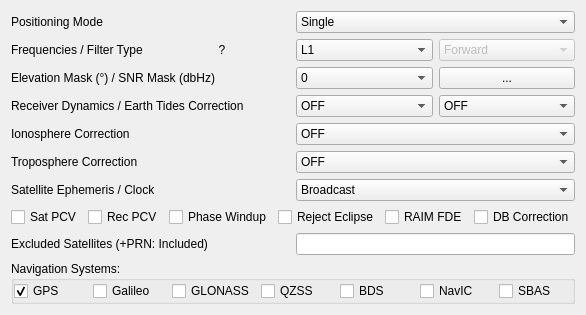
     <widget class="QWidget" name="TabSheet1">
      <property name="toolTip">
       <string/>
      </property>
      <attribute name="title">
       <string>Setting&amp;1</string>
      </attribute>
      <layout class="QGridLayout" name="gridLayout">
       <item row="6" column="2" colspan="2">
        <widget class="QComboBox" name="cBTroposphereOption">
         <property name="toolTip">
          <string>&lt;html&gt;&lt;head/&gt;&lt;body&gt;&lt;p&gt;Define troposhere correction method (option: &lt;span style=&quot; font-style:italic;&quot;&gt;pos1-tropopt&lt;/span&gt;)&lt;/p&gt;&lt;/body&gt;&lt;/html&gt;</string>
         </property>
         <item>
          <property name="text">
           <string>OFF</string>
          </property>
         </item>
         <item>
          <property name="text">
           <string>Saastamoinen</string>
          </property>
         </item>
         <item>
          <property name="text">
           <string>SBAS</string>
          </property>
         </item>
         <item>
          <property name="text">
           <string>Estimate ZTD</string>
          </property>
         </item>
         <item>
          <property name="text">
           <string>Estimate ZTD+Grad</string>
          </property>
         </item>
        </widget>
       </item>
       <item row="1" column="0">
        <widget class="QLabel" name="lblFrequency">
         <property name="toolTip">
          <string/>
         </property>
         <property name="text">
          <string>Frequencies / Filter Type</string>
         </property>
        </widget>
       </item>
       <item row="5" column="2" colspan="2">
        <widget class="QComboBox" name="cBIonosphereOption">
         <property name="toolTip">
          <string>&lt;html&gt;&lt;head/&gt;&lt;body&gt;&lt;p&gt;Define ionosphere correction method (option: &lt;span style=&quot; font-style:italic;&quot;&gt;pos1-ionoopt&lt;/span&gt;)&lt;/p&gt;&lt;/body&gt;&lt;/html&gt;</string>
         </property>
         <item>
          <property name="text">
           <string>OFF</string>
          </property>
         </item>
         <item>
          <property name="text">
           <string>Broadcast</string>
          </property>
         </item>
         <item>
          <property name="text">
           <string>SBAS</string>
          </property>
         </item>
         <item>
          <property name="text">
           <string>Iono-Free LC</string>
          </property>
         </item>
         <item>
          <property name="text">
           <string>Estimate STEC</string>
          </property>
         </item>
         <item>
          <property name="text">
           <string>IONEX TEC</string>
          </property>
         </item>
         <item>
          <property name="text">
           <string>QZSS Broadcast</string>
          </property>
         </item>
        </widget>
       </item>
       <item row="4" column="2">
        <widget class="QComboBox" name="cBDynamicModel">
         <property name="toolTip">
          <string>&lt;html&gt;&lt;head/&gt;&lt;body&gt;&lt;p&gt;Use dynamic model for rover (option: &lt;span style=&quot; font-style:italic;&quot;&gt;pos1-dynamics&lt;/span&gt;).&lt;/p&gt;&lt;p&gt;Only applicable to DGPS/DGNSS or kinematic modes.&lt;/p&gt;&lt;/body&gt;&lt;/html&gt;</string>
         </property>
         <item>
          <property name="text">
           <string>OFF</string>
          </property>
         </item>
         <item>
          <property name="text">
           <string>ON</string>
          </property>
         </item>
        </widget>
       </item>
       <item row="1" column="2">
        <widget class="QComboBox" name="cBFrequencies">
         <property name="toolTip">
          <string>&lt;html&gt;&lt;head/&gt;&lt;body&gt;&lt;p&gt;Used carrier frequencies (option: &lt;span style=&quot; font-style:italic;&quot;&gt;pos1-frequency&lt;/span&gt;)&lt;/p&gt;&lt;/body&gt;&lt;/html&gt;</string>
         </property>
         <item>
          <property name="text">
           <string>L1</string>
          </property>
         </item>
         <item>
          <property name="text">
           <string>L1+L2</string>
          </property>
         </item>
        </widget>
       </item>
       <item row="7" column="2" colspan="2">
        <widget class="QComboBox" name="cBSatelliteEphemeris">
         <property name="toolTip">
          <string>&lt;html&gt;&lt;head/&gt;&lt;body&gt;&lt;p&gt;Set the type of satellite ephemeris (option: &lt;span style=&quot; font-style:italic;&quot;&gt;pos1-sateph&lt;/span&gt;)&lt;/p&gt;&lt;/body&gt;&lt;/html&gt;</string>
         </property>
         <item>
          <property name="text">
           <string>Broadcast</string>
          </property>
         </item>
         <item>
          <property name="text">
           <string>Precise</string>
          </property>
         </item>
         <item>
          <property name="text">
           <string>Broadcast+SBAS</string>
          </property>
         </item>
         <item>
          <property name="text">
           <string>Broadcast+SSR APC</string>
          </property>
         </item>
         <item>
          <property name="text">
           <string>Broadcast+SSR CoM</string>
          </property>
         </item>
         <item>
          <property name="text">
           <string>QZSS LEX</string>
          </property>
         </item>
        </widget>
       </item>
       <item row="4" column="3">
        <widget class="QComboBox" name="cBTideCorrection">
         <property name="toolTip">
          <string>&lt;html&gt;&lt;head/&gt;&lt;body&gt;&lt;p&gt;Enable Earth tide correction (option: &lt;span style=&quot; font-style:italic;&quot;&gt;pos1-tidecorr&lt;/span&gt;).&lt;/p&gt;&lt;p&gt;For pole tides an EOP data file has to be specified.&lt;/p&gt;&lt;p&gt;For ocean tide loading an OTL BLQ file has to be given.&lt;/p&gt;&lt;/body&gt;&lt;/html&gt;</string>
         </property>
         <item>
          <property name="text">
           <string>OFF</string>
          </property>
         </item>
         <item>
          <property name="text">
           <string>Solid</string>
          </property>
         </item>
        </widget>
       </item>
       <item row="0" column="0">
        <widget class="QLabel" name="lblPosMode">
         <property name="toolTip">
          <string/>
         </property>
         <property name="text">
          <string>Positioning Mode</string>
         </property>
        </widget>
       </item>
       <item row="1" column="1">
        <widget class="QPushButton" name="btnFrequencies">
         <property name="toolTip">
          <string>Show frequency table</string>
         </property>
         <property name="text">
          <string>?</string>
         </property>
         <property name="flat">
          <bool>true</bool>
         </property>
        </widget>
       </item>
       <item row="11" column="0" colspan="4">
        <widget class="QGroupBox" name="groupBox">
         <property name="sizePolicy">
          <sizepolicy hsizetype="Preferred" vsizetype="Fixed">
           <horstretch>0</horstretch>
           <verstretch>0</verstretch>
          </sizepolicy>
         </property>
         <property name="title">
          <string>Navigation Systems:</string>
         </property>
         <layout class="QHBoxLayout" name="horizontalLayout_4">
          <property name="leftMargin">
           <number>0</number>
          </property>
          <property name="topMargin">
           <number>0</number>
          </property>
          <property name="rightMargin">
           <number>0</number>
          </property>
          <property name="bottomMargin">
           <number>0</number>
          </property>
          <item>
           <widget class="QCheckBox" name="cBNavSys1">
            <property name="toolTip">
             <string/>
            </property>
            <property name="text">
             <string>GPS</string>
            </property>
            <property name="checked">
             <bool>true</bool>
            </property>
           </widget>
          </item>
          <item>
           <widget class="QCheckBox" name="cBNavSys3">
            <property name="toolTip">
             <string/>
            </property>
            <property name="text">
             <string>Galileo</string>
            </property>
           </widget>
          </item>
          <item>
           <widget class="QCheckBox" name="cBNavSys2">
            <property name="toolTip">
             <string/>
            </property>
            <property name="text">
             <string>GLONASS</string>
            </property>
           </widget>
          </item>
          <item>
           <widget class="QCheckBox" name="cBNavSys4">
            <property name="toolTip">
             <string/>
            </property>
            <property name="text">
             <string>QZSS</string>
            </property>
           </widget>
          </item>
          <item>
           <widget class="QCheckBox" name="cBNavSys6">
            <property name="toolTip">
             <string/>
            </property>
            <property name="text">
             <string>BDS</string>
            </property>
           </widget>
          </item>
          <item>
           <widget class="QCheckBox" name="cBNavSys7">
            <property name="text">
             <string>NavIC</string>
            </property>
           </widget>
          </item>
          <item>
           <widget class="QCheckBox" name="cBNavSys5">
            <property name="toolTip">
             <string/>
            </property>
            <property name="text">
             <string>SBAS</string>
            </property>
           </widget>
          </item>
         </layout>
        </widget>
       </item>
       <item row="6" column="0" colspan="2">
        <widget class="QLabel" name="Label9">
         <property name="toolTip">
          <string/>
         </property>
         <property name="text">
          <string>Troposphere Correction</string>
         </property>
        </widget>
       </item>
       <item row="0" column="2" colspan="2">
        <widget class="QComboBox" name="cBPositionMode">
         <property name="toolTip">
          <string>&lt;html&gt;&lt;head/&gt;&lt;body&gt;&lt;p&gt;Positioning Mode (option: &lt;span style=&quot; font-style:italic;&quot;&gt;pos1-posmode&lt;/span&gt;) &lt;/p&gt;&lt;/body&gt;&lt;/html&gt;</string>
         </property>
         <item>
          <property name="text">
           <string>Single</string>
          </property>
         </item>
         <item>
          <property name="text">
           <string>DGPS/DGNSS</string>
          </property>
         </item>
         <item>
          <property name="text">
           <string>Kinematic</string>
          </property>
         </item>
         <item>
          <property name="text">
           <string>Static</string>
          </property>
         </item>
         <item>
          <property name="text">
           <string>Static-Start</string>
          </property>
         </item>
         <item>
          <property name="text">
           <string>Moving-Base</string>
          </property>
         </item>
         <item>
          <property name="text">
           <string>Fixed</string>
          </property>
         </item>
         <item>
          <property name="text">
           <string>PPP Kinematic</string>
          </property>
         </item>
         <item>
          <property name="text">
           <string>PPP Static</string>
          </property>
         </item>
         <item>
          <property name="text">
           <string>PPP Fixed</string>
          </property>
         </item>
        </widget>
       </item>
       <item row="8" column="0" colspan="4">
        <widget class="QWidget" name="widget_4" native="true">
         <property name="sizePolicy">
          <sizepolicy hsizetype="Preferred" vsizetype="Fixed">
           <horstretch>0</horstretch>
           <verstretch>0</verstretch>
          </sizepolicy>
         </property>
         <layout class="QHBoxLayout" name="horizontalLayout_3">
          <property name="leftMargin">
           <number>0</number>
          </property>
          <property name="topMargin">
           <number>0</number>
          </property>
          <property name="rightMargin">
           <number>0</number>
          </property>
          <property name="bottomMargin">
           <number>0</number>
          </property>
          <item>
           <widget class="QCheckBox" name="cBPositionOption1">
            <property name="toolTip">
             <string>&lt;html&gt;&lt;head/&gt;&lt;body&gt;&lt;p&gt;Apply phase center variation to satellite (option: &lt;span style=&quot; font-style:italic;&quot;&gt;pos1-posopt1&lt;/span&gt;). &lt;/p&gt;&lt;p&gt;A &amp;quot;Satellite Antenna PCV Fileʺ has to be specified in the &amp;quot;Files&amp;quot; tab.&lt;/p&gt;&lt;/body&gt;&lt;/html&gt;</string>
            </property>
            <property name="text">
             <string>Sat PCV</string>
            </property>
           </widget>
          </item>
          <item>
           <widget class="QCheckBox" name="cBPositionOption2">
            <property name="toolTip">
             <string>&lt;html&gt;&lt;head/&gt;&lt;body&gt;&lt;p&gt;Apply phase center variation to receiver (option: &lt;span style=&quot; font-style:italic;&quot;&gt;pos1-posopt2&lt;/span&gt;). &lt;/p&gt;&lt;p&gt;A &amp;quot;Receiver Antenna PCV Fileʺ has to be specified in the &amp;quot;Files&amp;quot; tab.&lt;/p&gt;&lt;/body&gt;&lt;/html&gt;</string>
            </property>
            <property name="text">
             <string>Rec PCV</string>
            </property>
           </widget>
          </item>
          <item>
           <widget class="QCheckBox" name="cBPositionOption3">
            <property name="toolTip">
             <string>&lt;html&gt;&lt;head/&gt;&lt;body&gt;&lt;p&gt;Apply phase windup correction in PPP mode (option: &lt;span style=&quot; font-style:italic;&quot;&gt;pos1-posopt3&lt;/span&gt;)&lt;/p&gt;&lt;/body&gt;&lt;/html&gt;</string>
            </property>
            <property name="text">
             <string>Phase Windup</string>
            </property>
           </widget>
          </item>
          <item>
           <widget class="QCheckBox" name="cBPositionOption4">
            <property name="toolTip">
             <string>&lt;html&gt;&lt;head/&gt;&lt;body&gt;&lt;p&gt;Exclude GPS Block IIA satellites in eclipse (option: &lt;span style=&quot; font-style:italic;&quot;&gt;pos1-posopt4&lt;/span&gt;). &lt;/p&gt;&lt;p&gt;The eclipsing Block IIA satellitesoften degrade the PPP solutions due to unpredicted behavior of yaw‐attitude.&lt;/p&gt;&lt;/body&gt;&lt;/html&gt;</string>
            </property>
            <property name="text">
             <string>Reject Eclipse</string>
            </property>
           </widget>
          </item>
          <item>
           <widget class="QCheckBox" name="cBPositionOption5">
            <property name="toolTip">
             <string>&lt;html&gt;&lt;head/&gt;&lt;body&gt;&lt;p&gt;Enable RAIM (receiver autonomous integrity monitoring) FDE (fault detection and exclusion) feature (option: &lt;span style=&quot; font-style:italic;&quot;&gt;pos1-posopt5&lt;/span&gt;). &lt;/p&gt;&lt;/body&gt;&lt;/html&gt;</string>
            </property>
            <property name="text">
             <string>RAIM FDE</string>
            </property>
           </widget>
          </item>
          <item>
           <widget class="QCheckBox" name="cBPositionOption6">
            <property name="toolTip">
             <string>&lt;html&gt;&lt;head/&gt;&lt;body&gt;&lt;p&gt;Apply correction for day-boundary clock jumps (option: &lt;span style=&quot; font-style:italic;&quot;&gt;pos1-posopt6&lt;/span&gt;). &lt;/p&gt;&lt;/body&gt;&lt;/html&gt;</string>
            </property>
            <property name="text">
             <string>DB Correction</string>
            </property>
           </widget>
          </item>
         </layout>
        </widget>
       </item>
       <item row="3" column="2">
        <widget class="QComboBox" name="cBElevationMask">
         <property name="toolTip">
          <string>&lt;html&gt;&lt;head/&gt;&lt;body&gt;&lt;p&gt;Elevation mask in degree (option: &lt;span style=&quot; font-style:italic;&quot;&gt;pos1-elmask&lt;/span&gt;)&lt;/p&gt;&lt;/body&gt;&lt;/html&gt;</string>
         </property>
         <item>
          <property name="text">
           <string>0</string>
          </property>
         </item>
         <item>
          <property name="text">
           <string>5</string>
          </property>
         </item>
         <item>
          <property name="text">
           <string>10</string>
          </property>
         </item>
         <item>
          <property name="text">
           <string>15</string>
          </property>
         </item>
         <item>
          <property name="text">
           <string>20</string>
          </property>
         </item>
         <item>
          <property name="text">
           <string>25</string>
          </property>
         </item>
         <item>
          <property name="text">
           <string>30</string>
          </property>
         </item>
         <item>
          <property name="text">
           <string>35</string>
          </property>
         </item>
         <item>
          <property name="text">
           <string>40</string>
          </property>
         </item>
         <item>
          <property name="text">
           <string>45</string>
          </property>
         </item>
         <item>
          <property name="text">
           <string>50</string>
          </property>
         </item>
         <item>
          <property name="text">
           <string>55</string>
          </property>
         </item>
         <item>
          <property name="text">
           <string>60</string>
          </property>
         </item>
         <item>
          <property name="text">
           <string>65</string>
          </property>
         </item>
         <item>
          <property name="text">
           <string>70</string>
          </property>
         </item>
        </widget>
       </item>
       <item row="5" column="0">
        <widget class="QLabel" name="Label8">
         <property name="toolTip">
          <string/>
         </property>
         <property name="text">
          <string>Ionosphere Correction</string>
         </property>
        </widget>
       </item>
       <item row="10" column="2" colspan="2">
        <widget class="QLineEdit" name="lEExcludedSatellites">
         <property name="toolTip">
          <string>&lt;html&gt;&lt;head/&gt;&lt;body&gt;&lt;p&gt;Set the excluded satellites for positioning. Fill in the PRN numbers of the satellites separated by spaces (option: &lt;span style=&quot; font-style:italic;&quot;&gt;pos1-exclsats&lt;/span&gt;).&lt;/p&gt;&lt;p&gt;For GLONASS, Galileo, QZSS, BeiDou and SBAS, use Rnn, Enn, Jnn, Cnn and Snn, respectively (nn: satellite PRN or slot number).&lt;/p&gt;&lt;p&gt;If ʺ+ʺ is added to the head of the satellite ID, the satellite is included for positioning even if the satellite is unhealthy.&lt;/p&gt;&lt;/body&gt;&lt;/html&gt;</string>
         </property>
        </widget>
       </item>
       <item row="1" column="3">
        <widget class="QComboBox" name="cBSolution">
         <property name="enabled">
          <bool>false</bool>
         </property>
         <property name="toolTip">
          <string>&lt;html&gt;&lt;head/&gt;&lt;body&gt;&lt;p&gt;Filter type (option: &lt;span style=&quot; font-style:italic;&quot;&gt;pos1-soltype&lt;/span&gt;)&lt;/p&gt;&lt;/body&gt;&lt;/html&gt;</string>
         </property>
         <item>
          <property name="text">
           <string>Forward</string>
          </property>
         </item>
         <item>
          <property name="text">
           <string>Backward</string>
          </property>
         </item>
         <item>
          <property name="text">
           <string>Combined</string>
          </property>
         </item>
        </widget>
       </item>
       <item row="4" column="0" colspan="2">
        <widget class="QLabel" name="Label3">
         <property name="toolTip">
          <string/>
         </property>
         <property name="text">
          <string>Receiver Dynamics / Earth Tides Correction</string>
         </property>
        </widget>
       </item>
       <item row="3" column="0" colspan="2">
        <widget class="QLabel" name="lblElevationMask">
         <property name="toolTip">
          <string/>
         </property>
         <property name="text">
          <string>Elevation Mask (°) / SNR Mask (dbHz)</string>
         </property>
        </widget>
       </item>
       <item row="3" column="3">
        <widget class="QPushButton" name="btnSnrMask">
         <property name="toolTip">
          <string>Edit elevation mask</string>
         </property>
         <property name="text">
          <string>...</string>
         </property>
        </widget>
       </item>
       <item row="10" column="0" colspan="2">
        <widget class="QLabel" name="Label35">
         <property name="toolTip">
          <string/>
         </property>
         <property name="text">
          <string>Excluded Satellites (+PRN: Included)</string>
         </property>
        </widget>
       </item>
       <item row="7" column="0" colspan="2">
        <widget class="QLabel" name="Label32">
         <property name="toolTip">
          <string/>
         </property>
         <property name="text">
          <string>Satellite Ephemeris / Clock</string>
         </property>
        </widget>
       </item>
      </layout>
     </widget>
